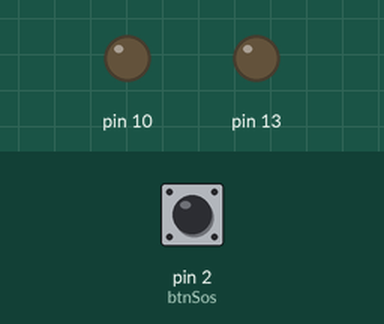
The sketch below on a simulated Arduino Uno, built with avr-gcc and run on an emulated ATmega328P. Shown: output pins drawn as LEDs (lit = HIGH). The inputs (shaded band) are chosen by the test bench; at power-on: pin 2 (btnSos) HIGH.

Above: at 1.2 s.
1.3 s: pin 2 (btnSos) pulled LOW for 0.15 s
At 3.5 s:
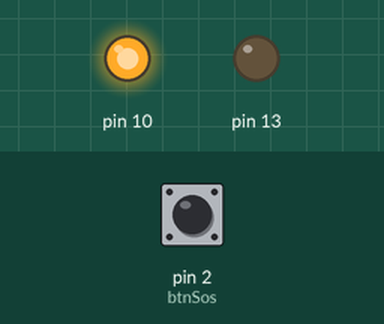
Timing chart, 0 to 8.6 s (numbered marks = the images above; inputs shaded):
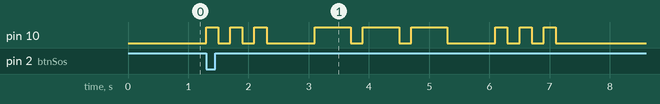

The sketch:

Sos3.ino
```cpp
// Include the Button and MorsePulse library
#include <Button.h>
#include <MorsePulse.h>

// Create a button object
Button btnSos(2);

// Create new MorsePulse objects
MorsePulse blinker(13, 200);
MorsePulse beeper(10, 200);

void setup() {
  // Start button
  btnSos.begin();
}

void loop() {

  // Start blinking
  if (btnSos.pressed()){
    // Blink until btnSos is released
    while(!btnSos.released()){
      // blinker.pulseText("sos");
      beeper.pulseText("sos");
    }
  }

}
```

Measured:
- after the input at 1.3 s, pin 10: LOW → HIGH at once, → LOW 0.20 s later, → HIGH 0.20 s later, → LOW 0.20 s later, … (18 changes in this stretch)
